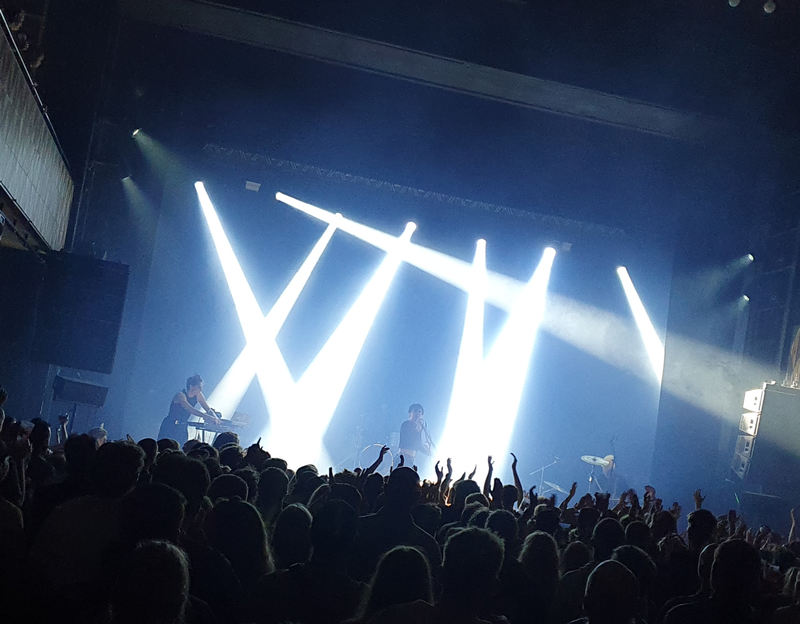
#> input picture Test exam/data/lights.png, 800 x 624 px
$ jupyter execute q12.ipynb
#> lines starting #> are read from the running program, lines starting #| are printed output that depends on the picture; after the words box and inside, x2 and y2 are one past the last pixel; in counts of white or black regions, pixels touching at a corner belong together
[cell 1]
from skimage import io
import pydicom as dicom
import numpy as np
import time
from skimage.util import img_as_float
from skimage.util import img_as_ubyte
import matplotlib.pyplot as plt
from skimage import color
from skimage.morphology import erosion, dilation, opening, closing,disk
from skimage import measure
from skimage.color import label2rgb
import matplotlib.pyplot as plt
import pandas as pd
from skimage.transform import rotate
from skimage.transform import EuclideanTransform
from skimage.transform import SimilarityTransform
from skimage.transform import warp
from skimage.transform import swirl
from skimage import io, transform

[cell 2]
dir = "data/"
img = io.imread(dir+"lights.png")
#> img is the input picture: shape (624, 800, 3); mean R, G, B 62.4, 78.7, 102.7
io.imshow(img)

### Rotates the image 11 degrees with a rotation center of (40, 40).

[cell 3]
def rotate_image(image, degrees=11, rotation_center=(40, 40)):
    """
    Rotate the image by a specified angle with a given rotation center.

    Parameters:
    - image_path (str): Path to the image file.
    - degrees (float): Angle of rotation in degrees.
    - rotation_center (tuple): Rotation center coordinates (x, y).

    Returns:
    - rotated_image: Rotated image.
    """
#> called with degrees = 11, rotation_center = (40, 40)

    # Translate the image to bring the rotation center to the origin
    translation_matrix1 = transform.SimilarityTransform(translation=-np.array(rotation_center))

    # Rotate the translated image
    rotation_matrix = transform.SimilarityTransform(rotation=np.radians(degrees))

    # Translate the rotated image back to the original position
    translation_matrix2 = transform.SimilarityTransform(translation=np.array(rotation_center))

    # Combine the transformations
    final_transform = translation_matrix2 + rotation_matrix + translation_matrix1

    # Apply the transformations to the image
    rotated_image = transform.warp(image, final_transform.inverse, mode='reflect')
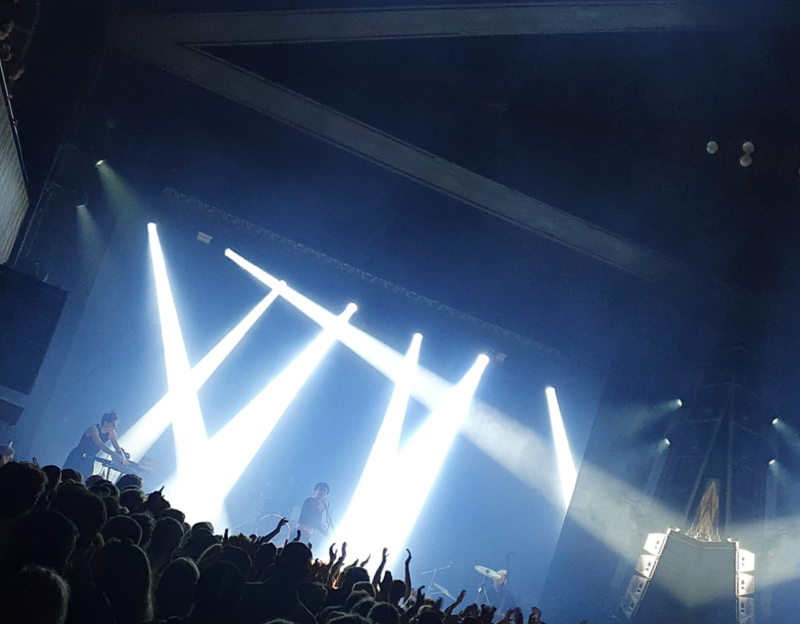
#> rotated_image: shape (624, 800, 3) float64; mean R, G, B 0.258, 0.327, 0.429

    return rotated_image

[cell 4]
rotated = rotate_image(img)

### Transform the image from RGB to gray scale.

[cell 5]
img = color.rgb2gray(rotated)
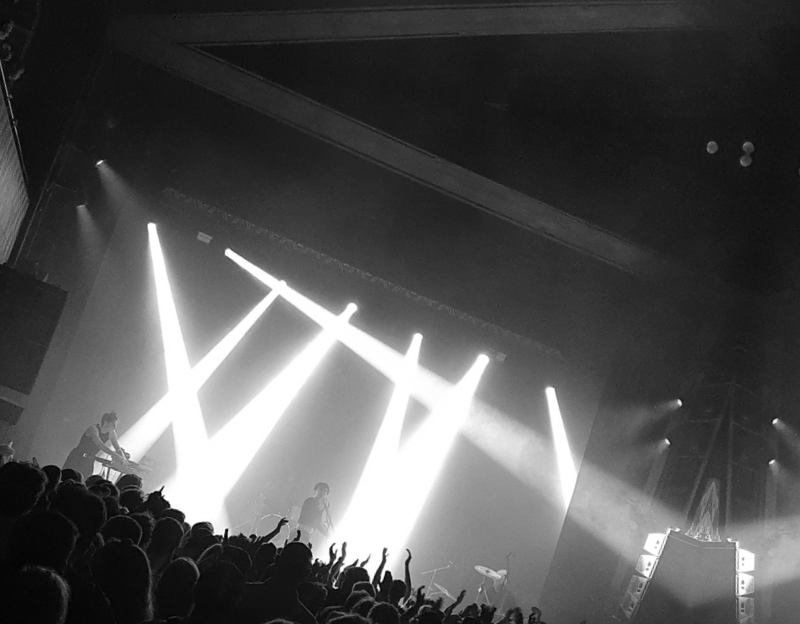
#> img: shape (624, 800) float64; min 0.00651, max 1, mean 0.32

### Computes an automatic threshold using Otsu's method.

[cell 6]
from skimage.filters import threshold_otsu

thresh = threshold_otsu(img)
#> thresh = 0.459

### Computes the percentage of foreground pixels.

[cell 7]
bin_img = img>thresh
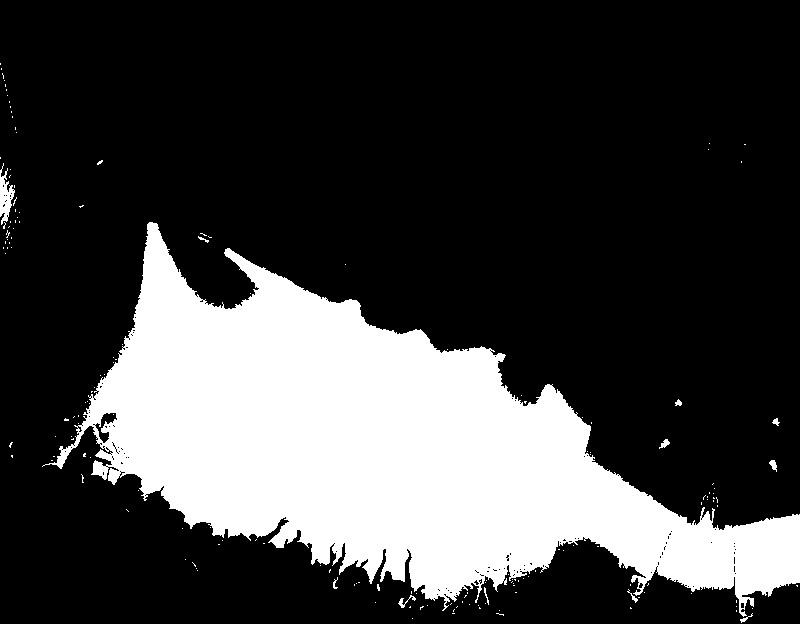
#> bin_img: shape (624, 800) bool; 25.3% white; 170 white regions (158 under 20 px), largest, box (x1, y1, x2, y2) and area: (42, 222, 800, 617) 125134, (0, 163, 15, 225) 455, (398, 595, 416, 608) 65

[cell 8]
io.imshow(bin_img)

#### What is the percentage of foreground pixels in the final image+

[cell 9]
foreground_total = np.sum(bin_img==1)
#> foreground_total = 126393

[cell 10]
foreground_total / bin_img.size *100
#> Out = 25.32

[cell 11]
thresh
#> Out = 0.459
